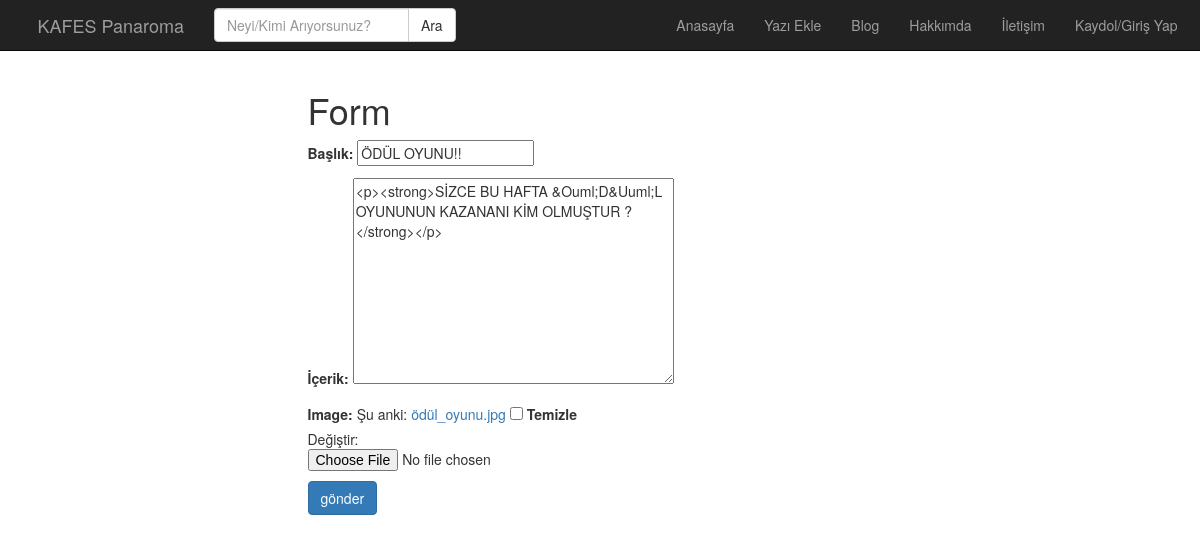
Page /past/update/odul-oyunu (signed in) on the committed database.
### post/models.py (models this page shows, shortened)
class Post(models.Model):
    user = models.ForeignKey('auth.User', on_delete=models.SET(get_sentinel_user), verbose_name='Yazar',related_name='posts')
    title = models.CharField(max_length=120, verbose_name='başlık')
    content = RichTextField(verbose_name='İçerik')
    publishing_date = models.DateTimeField(verbose_name='yayınlanma tarihi', auto_now_add=True)
    image = models.FileField(null=True, blank=True)
    slug = models.SlugField(unique=True, editable=False, max_length=130)
    class Meta:
        ordering = ['-publishing_date', 'id']

### post/views.py (the view)
# urls.py: path('update/<slug:slug>', post_update, name='update'),
def post_update(request, slug):
    if not request.user.is_authenticated:
      return Http404()
    post= get_object_or_404(Post, slug=slug)
    form = PostForm(request.POST or None ,request.FILES or None, instance=post)
    if form.is_valid():
        form.save()
        messages.success(request, 'başarılı bir şekilde oluşturdunuz.')
        return HttpResponseRedirect(post.get_absolute_url())
    context = {
            'form': form,
        }
    return render(request, 'post/form.html', context)

### post/forms.py
class PostForm (forms.ModelForm):
    class Meta:
        model = Post
        fields = [
            'title',
            'content',
            'image',
        ]

### templates/post/form.html (shortened to what this page needs)
{% extends 'base.html' %}
{% block body %}
    <form method="POST">
      <div class="row">
       <div class="col-md-6 col-md-offset-3">
        <form method="POST" enctype="multipart/form-data">
          <h1>Form</h1>
          {{ form.as_p }}
      <input type="submit" class="btn btn-primary" value="gönder">
    </form>
{% endblock %}

### static/css/style.css (style rules this page uses)
body { padding-top: 70px; background-image: url("http://wallpapers4screen.com/Uploads/8-2-2016/28129/tropical-islands-beach-palm-trees-island-sand.jpg"); background-repeat: no-repeat; background-attachment: fixed; background-size: cover; }

### rows in the picture
Post: title "ÖDÜL OYUNU!!", content "<p><strong>SİZCE BU HAFTA &Ouml;D&Uuml;L OYUNUNUN KAZANANI KİM OLMUŞTUR ?</strong></p>"
